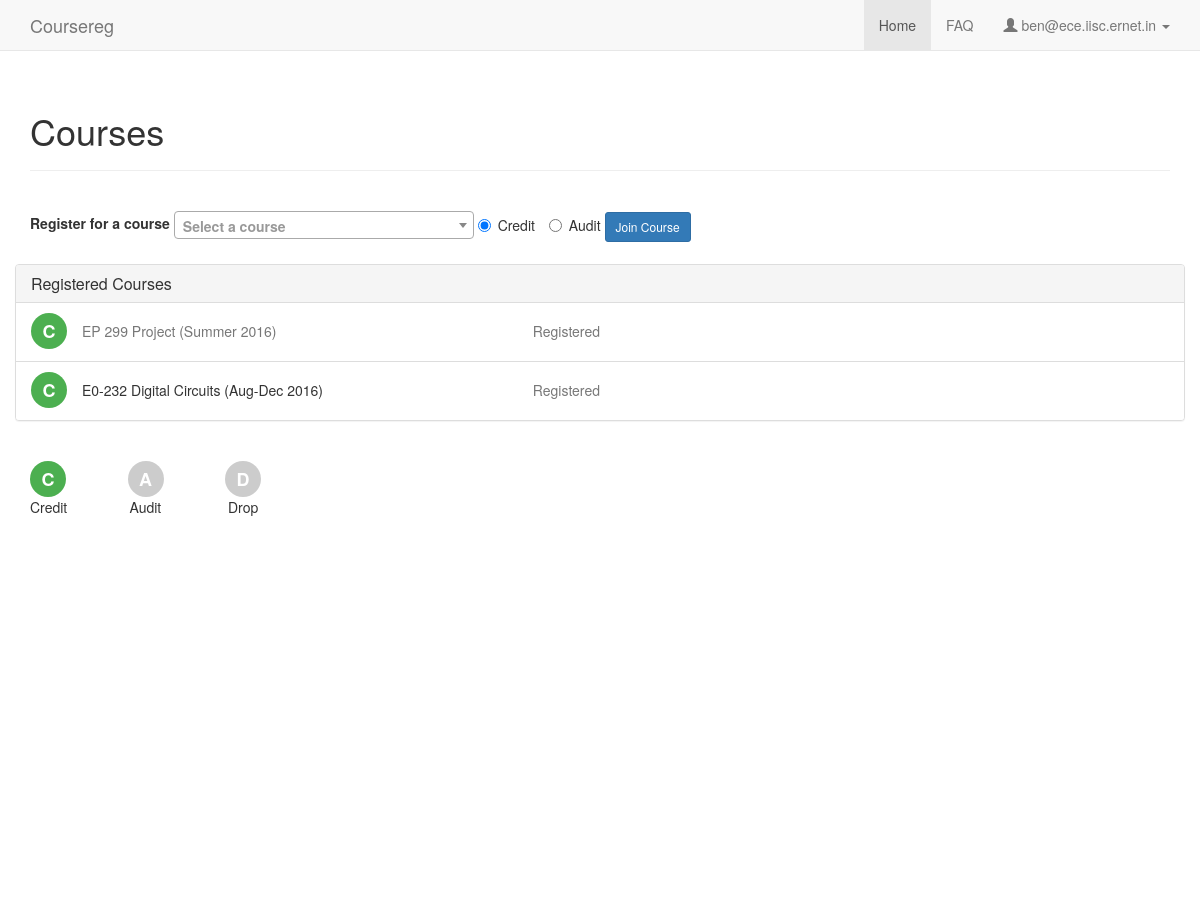
Page / (signed in) on the committed database.
### coursereg/models.py (models this page shows, shortened)
class User(AbstractBaseUser, PermissionsMixin):
    USER_TYPE_STUDENT = 0
    USER_TYPE_FACULTY = 1
    USER_TYPE_DCC = 2
    USER_TYPE_OTHER = 3
    USER_TYPE_CHOICES = (
        (USER_TYPE_STUDENT, "Student"),
        (USER_TYPE_FACULTY, "Faculty"),
        (USER_TYPE_DCC, "DCC"),
        (USER_TYPE_OTHER, "Other"),
    )
    email = models.EmailField(max_length=254, unique=True)
    full_name = models.CharField(max_length=250)
    user_type = models.IntegerField(default=USER_TYPE_OTHER, choices=USER_TYPE_CHOICES)
    adviser = models.ForeignKey('self', null=True, blank=True, on_delete=models.CASCADE, limit_choices_to={'user_type': USER_TYPE_FACULTY})
    degree = models.ForeignKey(Degree, on_delete=models.CASCADE, null=True, blank=True)
    department = models.ForeignKey(Department, on_delete=models.CASCADE, null=True)
    date_joined = models.DateTimeField(default=timezone.now)
    sr_no = models.CharField(max_length=200, default='-')
    telephone = models.CharField(max_length=100, default='', blank=True)
    is_dcc_review_pending = models.BooleanField(default=False)
    auto_advisee_approve = models.BooleanField(default=False)
    is_staff = models.BooleanField(default=False)
    is_active = models.BooleanField(default=True)
    objects = CustomUserManager()
    USERNAME_FIELD = 'email'
    REQUIRED_FIELDS = []

class Course(models.Model):
    num = models.CharField(max_length=100)
    title = models.CharField(max_length=200)
    department = models.ForeignKey(Department, on_delete=models.CASCADE)
    term = models.ForeignKey(Term, default=get_recent_term)
    year = models.CharField(max_length=4, default=get_recent_year)
    num_credits = models.IntegerField(default=3, verbose_name="Number of credits")
    credit_label = models.CharField(max_length=100, default='', verbose_name="Credit split (ex: 3:0)", blank=True)
    should_count_towards_cgpa = models.BooleanField(default=True)
    auto_adviser_approve = models.BooleanField(default=False)
    auto_instructor_approve = models.BooleanField(default=False)
    last_reg_date = models.DateTimeField(verbose_name="Last registration date", default=get_recent_last_reg_date)
    last_adviser_approval_date = models.DateTimeField(verbose_name="Last adviser approval date", default=get_recent_last_adviser_approval_date)
    last_instructor_approval_date = models.DateTimeField(verbose_name="Last instructor approval date", default=get_recent_last_instructor_approval_date)
    last_conversion_date = models.DateTimeField(verbose_name="Last credit/audit conversion date", default=get_recent_last_conversion_date)
    last_drop_date = models.DateTimeField(verbose_name="Last drop date", default=get_recent_last_drop_date)
    last_drop_with_mention_date = models.DateTimeField(verbose_name="Last drop with mention date", default=get_recent_last_drop_with_mention_date)
    last_grade_date = models.DateTimeField(verbose_name="Last grade date", default=get_recent_last_grade_date)
    created_at = models.DateTimeField(auto_now_add=True)
    updated_at = models.DateTimeField(auto_now=True)
    def is_last_reg_date_passed(self):
        return timezone.now() > self.last_reg_date
    def __unicode__(self):
        return self.num + ' ' + self.title + ' (%s %s)' % (self.term, self.year)

class Term(models.Model):
    name = models.CharField(max_length=100)
    is_active = models.BooleanField(default=True)
    default_last_reg_date = models.DateTimeField(verbose_name="Deafult last registration date", help_text="Note: Year field is ignored", default=timezone.now)
    default_last_adviser_approval_date = models.DateTimeField(verbose_name="Deafult last adviser approval date", help_text="Note: Year field is ignored", default=timezone.now)
    default_last_instructor_approval_date = models.DateTimeField(verbose_name="Deafult last instructor approval date", help_text="Note: Year field is ignored", default=timezone.now)
    default_last_conversion_date = models.DateTimeField(verbose_name="Deafult last credit/audit conversion date", help_text="Note: Year field is ignored", default=timezone.now)
    default_last_drop_date = models.DateTimeField(verbose_name="Deafult last drop date", help_text="Note: Year field is ignored", default=timezone.now)
    default_last_drop_with_mention_date = models.DateTimeField(verbose_name="Deafult last drop with mention date", help_text="Note: Year field is ignored", default=timezone.now)
    default_last_grade_date = models.DateTimeField(verbose_name="Deafult last grade date", help_text="Note: Year field is ignored", default=timezone.now)
    def __unicode__(self):
        return self.name

### coursereg/views/common.py (the view)
# urls.py: url(r'^$', views.common.index, name='index'),
@login_required
def index(request):
    if request.user.is_superuser:
        return redirect('admin:index')
    elif request.user.user_type == models.User.USER_TYPE_STUDENT:
        return student.index(request)
    elif request.user.user_type == models.User.USER_TYPE_FACULTY:
        return redirect('coursereg:adviser')
    elif request.user.user_type == models.User.USER_TYPE_DCC:
        return dcc.index(request)
    else:
        messages.error(request, "User type not recognized.")
        return redirect('coursereg:fatal')

### coursereg/models.py (called while the page is built)
def get_default_grade():
    default_grade = Grade.objects.filter(name="Not graded", should_count_towards_cgpa=False, is_active=True).first()
    if not default_grade:
        default_grade = Grade.objects.create(name="Not graded", should_count_towards_cgpa=False, points=0)
    return default_grade.id

### coursereg/views/student.py (called while the page is built)
def get_desc(participant):
    if participant.is_drop:
        return 'Dropped this course'
    if not participant.is_adviser_approved:
        return 'Awaiting adviser review'
    if not participant.is_instructor_approved:
        return 'Adviser has approved. Awaiting instructor review'
    if participant.grade.id == models.get_default_grade():
        return 'Registered'
    else:
        return participant.grade
    return 'Unknown state'

### coursereg/templates/coursereg/student.html (shortened to what this page needs)
{% extends "coursereg/base.html" %}
{% block body %}
{% include "coursereg/nav.html" %}
<div class="container" id="maincontainer">
    <div class="row">
        <div class="col-md-12">
            <div class="page-header">
                <h1>Courses</h1>
            </div>
        </div>
    </div>
    <div class="row top-buffer-1">
        <div class="col-md-12">
            <form class="form-inline" method="post" action="{% url 'coursereg:participants_create' %}">
                <div class="form-group">
                    <label for="id_label_single">
                        Register for a course
                    </label>
                    <label class="radio-inline">
                        <input type="radio" name="reg_type" value="credit" checked>Credit
                    </label>
                    <label class="radio-inline">
                        <input type="radio" name="reg_type" value="audit">Audit
                    </label>
                </div>
                <button type="submit" class="btn btn-primary btn-sm">Join Course</button>
            </form>
        </div>
    </div>
    <div class="row top-buffer-1">
        <div class="panel panel-default">
            <div class="panel-heading">
                <h3 class="panel-title">Registered Courses</h3>
            </div>
            <ul class="list-group">
                {% for participant_id, should_count_towards_cgpa, is_credit, is_audit, is_drop, course, desc, deleteable in participants %}
                <li class="list-group-item">
                    {% if is_drop %}
                    <div title="Dropped" class="audit-bg pull-left">D</div>
                    {% elif is_audit  %}
                    <div title="Audit" class="audit-bg pull-left">A</div>
                    {% elif is_credit %}
                    <div title="Credit" class="credit-bg pull-left">C</div>
                    {% endif %}
                    <div class="row courserow">
                        <div class="col-md-5">
                            {% if not should_count_towards_cgpa %}
                            <p class="text-muted">
                            {% else %}
                            <p>
                            {% endif %}
                                {{ course }}
                            </p>
                        </div>
                        <div class="col-md-6">
                            <p class="text-muted">
                                {{ desc }}
                            </p>
                        </div>
                    </div>
                </li>
                {% endfor %}
            </ul>
        </div>
    </div>
    <div class="row top-buffer-1">
        <div class="col-md-1 col-xs-3">
            <div title="Credit" class="credit-bg">C</div>
            <div>Credit</div>
        </div>
        <div class="col-md-1 col-xs-3">
            <div title="Credit" class="audit-bg">A</div>
            <div style="margin-left:2px;">Audit</div>
        </div>
        <div class="col-md-1 col-xs-3">
            <div title="Credit" class="audit-bg">D</div>
            <div style="margin-left:3px;">Drop</div>
        </div>
    </div>
</div>
{% endblock %}
{% block script %}
{% load staticfiles %}
<link href="{% static 'coursereg/css/select2.min.css' %}" rel="stylesheet">
{% endblock %}

### coursereg/templates/coursereg/nav.html (shortened to what this page needs)
<nav class="navbar navbar-default navbar-static-top">
    <div class="container">
        <div class="navbar-header">
            <a class="navbar-brand" href="{% url 'coursereg:index' %}">Coursereg</a>
        </div>
        <div id="navbar" class="navbar-collapse collapse">
            <ul class="nav navbar-nav navbar-right">
                {% if user_type == 'student' or user_type == 'dcc' %}
                    {% if nav_active == 'home' %}
                    <li class="active"><a href="{% url 'coursereg:index' %}">Home</a></li>
                    {% else %}
                    <li><a href="{% url 'coursereg:index' %}">Home</a></li>
                    {% endif %}
                {% endif %}
                {% if nav_active == 'faq' %}
                <li class="active"><a href="{% url 'coursereg:faq' %}">FAQ</a></li>
                {% else %}
                <li><a href="{% url 'coursereg:faq' %}">FAQ</a></li>
                {% endif %}
                <li class="dropdown">
                    <a href="#" class="dropdown-toggle" data-toggle="dropdown" role="button" aria-haspopup="true" aria-expanded="false">
                        <span class="glyphicon glyphicon-user" aria-hidden="true"></span>
                        {{ user_email }}
                        <span class="caret"></span>
                    </a>
                </li>
            </ul>
        </div>
    </div>
</nav>

### coursereg/static/coursereg/css/coursereg.css (style rules this page uses)
.top-buffer-1 { margin-top: 20px; }
.row { word-break:break-all; }
#maincontainer { margin-bottom: 50px; min-height: 800px; }
.credit-bg { width: 36px; height: 36px; border-radius: 18px; -moz-border-radius: 18px; -webkit-border-radius: 18px; font-size: 18px; font-weight: bold; color: #fff; line-height: 36px; text-align: center; background: #4caf50; }
.audit-bg { width: 36px; height: 36px; border-radius: 18px; -moz-border-radius: 18px; -webkit-border-radius: 18px; font-size: 18px; font-weight: bold; color: #fff; line-height: 36px; text-align: center; background: #ccc; }
.courserow { margin-top: 8px; margin-left: 36px; margin-right: 20px; }

### rows in the picture
User: email "ben@ece.iisc.ernet.in"
Course: num+title+term "EP 299 Project (Summer 2016)", desc "Registered"
Course: num+title+term "E0-232 Digital Circuits (Aug-Dec 2016)", desc "Registered"
